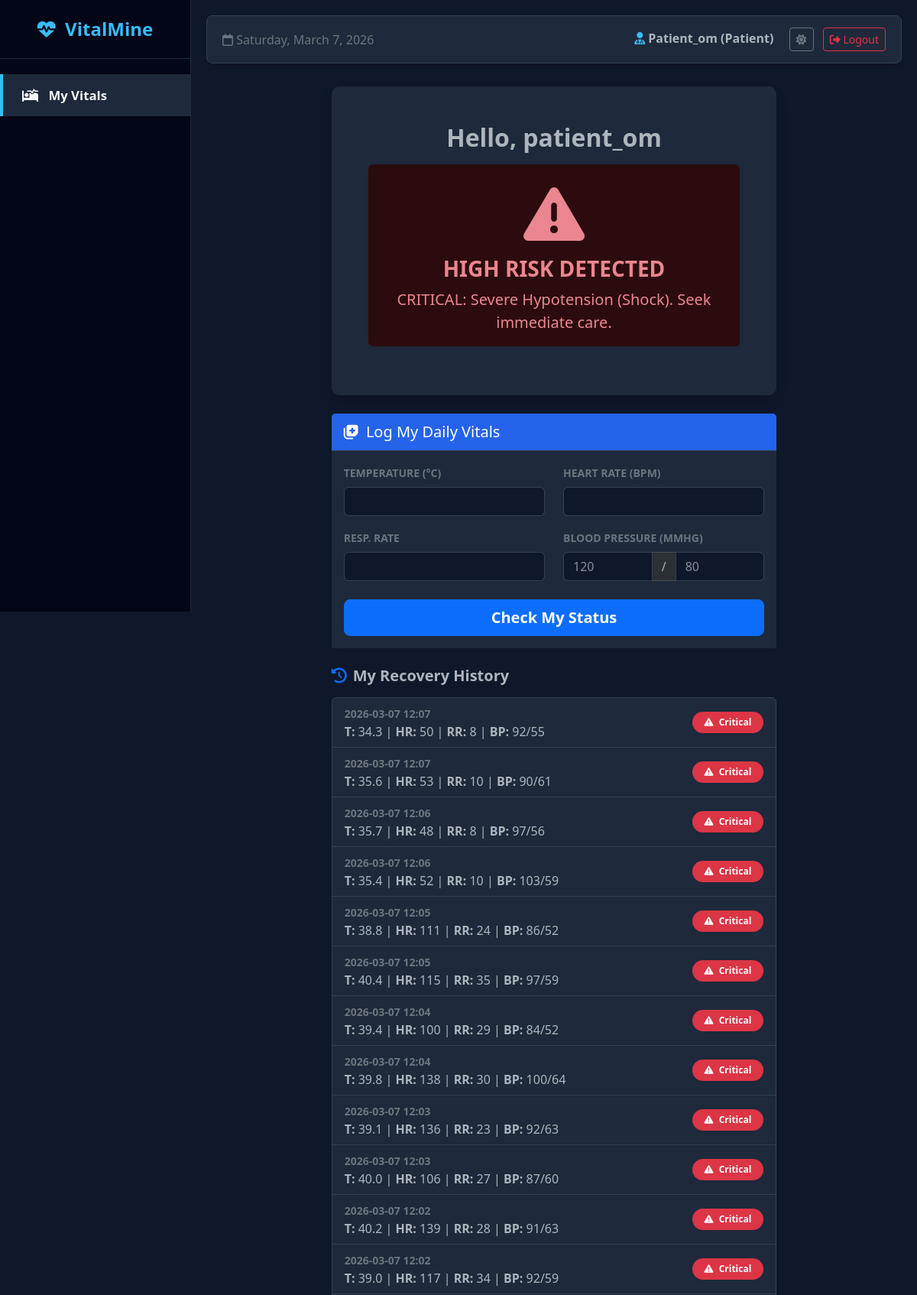
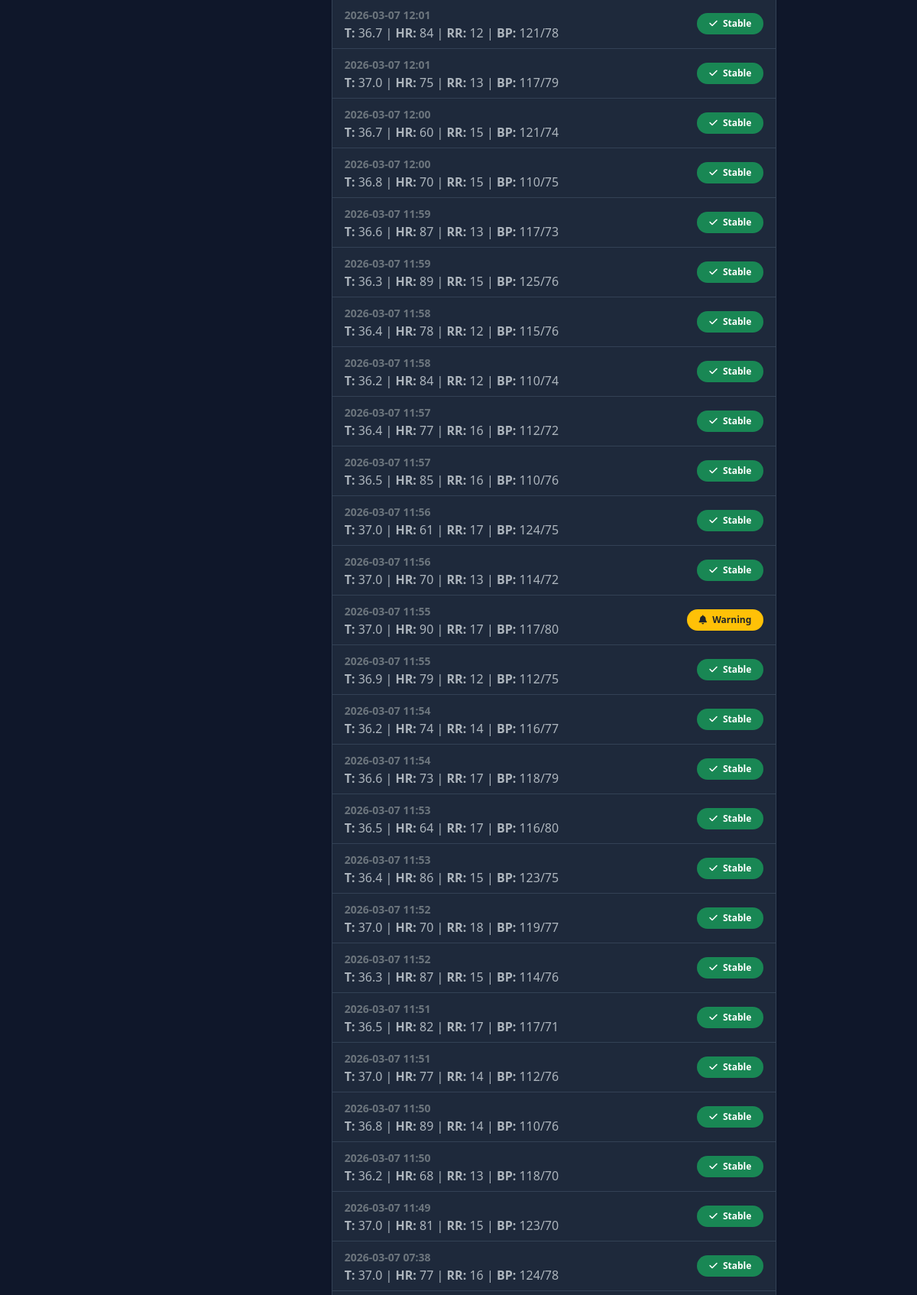
The page /patient_dashboard (signed in, upper part) on the database its author committed (2 pictures, top to bottom).
### models.py (models this page shows)
class User(UserMixin, db.Model):
    id = db.Column(db.Integer, primary_key=True)
    username = db.Column(db.String(100), unique=True, nullable=False)
    email = db.Column(db.String(120), unique=True, nullable=True)
    password = db.Column(db.String(100), nullable=False)
    role = db.Column(db.String(20), nullable=False, default="patient")
    age = db.Column(db.Integer, nullable=True)
    gender = db.Column(db.String(20), nullable=True)
    blood_group = db.Column(db.String(10), nullable=True)
    contact = db.Column(db.String(20), nullable=True)
    emp_id = db.Column(db.String(50), nullable=True)
    department = db.Column(db.String(50), nullable=True)
    entries = db.relationship("Entry", backref="author", lazy=True)

class Entry(db.Model):
    id = db.Column(db.Integer, primary_key=True)
    user_id = db.Column(db.Integer, db.ForeignKey("user.id"), nullable=True)
    name = db.Column(db.String(100), nullable=False)
    temp = db.Column(db.Float, nullable=False)
    hr = db.Column(db.Integer, nullable=False)
    rr = db.Column(db.Integer, nullable=False)
    sys_bp = db.Column(db.Integer, nullable=True)
    dia_bp = db.Column(db.Integer, nullable=True)
    status = db.Column(db.String(20), nullable=False)
    advice = db.Column(db.String(200), nullable=True)
    timestamp = db.Column(db.DateTime, default=datetime.utcnow)

### app.py (the view)
@app.route("/patient_dashboard")
@login_required
def patient_dashboard():
    if current_user.role != "patient":
        return redirect(url_for("home"))
    my_entries = (
        Entry.query.filter_by(user_id=current_user.id)
        .order_by(Entry.timestamp.desc())
        .all()
    )
    current_status = my_entries[0].status if my_entries else "Unknown"
    latest_advice = my_entries[0].advice if my_entries else "No data logged yet."
    return render_template(
        "patient_home.html",
        entries=my_entries,
        status=current_status,
        advice=latest_advice,
    )

### app.py (called while the page is built)
@login_manager.user_loader
def load_user(user_id):
    return db.session.get(User, int(user_id))

### templates/patient_home.html (shortened to what this page needs)
{% extends "base.html" %} {% block content %}
<div class="container mt-4">
  <div class="row mb-4">
    <div class="col-md-8 mx-auto">
      <div
        class="card shadow border-0"
        style="background-color: var(--vm-card-bg)"
      >
        <div class="card-body text-center p-5">
          <h2 class="text-body fw-bold">Hello, {{ current_user.username }}</h2>
          {% if status == 'High' or status == 'Critical' %}
          <div class="alert alert-danger mt-3 shadow-sm border-0">
            <h1 class="display-1">
              <i class="fa-solid fa-triangle-exclamation"></i>
            </h1>
            <h3 class="fw-bold">HIGH RISK DETECTED</h3>
            <p class="lead mb-0">{{ advice }}</p>
          </div>
          {% else %}
          <div class="alert alert-secondary mt-3 border-0">
            <h3 class="fw-bold">No Data Logged Today</h3>
            <p class="mb-0">Please log your vitals below.</p>
          </div>
          {% endif %}
        </div>
      </div>
    </div>
  </div>
  <div class="row">
    <div class="col-md-8 mx-auto">
      <div class="card shadow-sm border-0">
        <div
          class="card-header text-white border-0"
          style="background-color: #2563eb !important"
        >
          <h5 class="mb-0 py-1">
            <i class="fa-solid fa-notes-medical me-1"></i> Log My Daily Vitals
          </h5>
        </div>
        <div class="card-body" style="background-color: var(--vm-card-bg)">
          <form method="POST" action="/add_vitals">
            <div class="row">
              <div class="col-6 mb-3">
                <label
                  class="form-label fw-bold text-secondary small text-uppercase"
                  >Temperature (°C)</label
                >
                <input
                  type="number"
                  step="0.1"
                  name="temperature"
                  class="form-control"
                  required
                />
              </div>
              <div class="col-6 mb-3">
                <label
                  class="form-label fw-bold text-secondary small text-uppercase"
                  >Heart Rate (bpm)</label
                >
                <input
                  type="number"
                  name="heart_rate"
                  class="form-control"
                  required
                />
              </div>
            </div>
            <div class="row">
              <div class="col-6 mb-3">
                <label
                  class="form-label fw-bold text-secondary small text-uppercase"
                  >Resp. Rate</label
                >
                <input
                  type="number"
                  name="resp_rate"
                  class="form-control"
                  required
                />
              </div>
              <div class="col-6 mb-3">
                <label
                  class="form-label fw-bold text-secondary small text-uppercase"
                  >Blood Pressure (mmHg)</label
                >
                <div class="input-group">
                  <input
                    type="number"
                    name="sys_bp"
                    class="form-control"
                    placeholder="120"
                    required
                  />
                  <span class="input-group-text">/</span>
                  <input
                    type="number"
                    name="dia_bp"
                    class="form-control"
                    placeholder="80"
                    required
                  />
                </div>
              </div>
            </div>
            <button
              type="submit"
              class="btn btn-primary w-100 btn-lg fw-bold mt-2"
            >
              Check My Status
            </button>
          </form>
        </div>
      </div>
    </div>
  </div>
  <div class="row mt-4 mb-5">
    <div class="col-md-8 mx-auto">
      <h5 class="fw-bold text-body mb-3">
        <i class="fa-solid fa-clock-rotate-left me-2 text-primary"></i>My
        Recovery History
      </h5>
      <div class="list-group shadow-sm">
        {% for entry in entries %}
        <div
          class="list-group-item d-flex justify-content-between align-items-center"
          style="
            background-color: var(--vm-card-bg);
            border-color: var(--vm-card-border);
          "
        >
          <div>
            <small class="text-secondary fw-bold"
              >{{ entry.timestamp.strftime('%Y-%m-%d %H:%M') }}</small
            ><br />
            <span class="text-body">
              <strong>T:</strong> {{ entry.temp }} | <strong>HR:</strong> {{
              entry.hr }} | <strong>RR:</strong> {{ entry.rr }} |
              <strong>BP:</strong> {{ entry.sys_bp }}/{{ entry.dia_bp }}
            </span>
          </div>
          <div>
            {% if entry.status == 'High' or entry.status == 'Critical' %}
            <span
              class="badge bg-danger rounded-pill px-3 py-2"
              style="
                animation: pulse-red 1.5s infinite;
                box-shadow: 0 0 0 0 rgba(220, 53, 69, 0.7);
              "
              ><i class="fa-solid fa-triangle-exclamation me-1"></i>
              Critical</span
            >
            {% elif entry.status == 'Warning' %}
            <span class="badge bg-warning text-dark rounded-pill px-3 py-2"
              ><i class="fa-solid fa-bell me-1"></i> Warning</span
            >
            {% else %}
            <span class="badge bg-success rounded-pill px-3 py-2"
              ><i class="fa-solid fa-check me-1"></i> Stable</span
            >
            {% endif %}
          </div>
        </div>
        {% endfor %}
      </div>
    </div>
  </div>
</div>
{% endblock %}

### templates/base.html (shortened to what this page needs)
<!doctype html>
<html lang="en" data-bs-theme="dark">
  <head>
    <link
      href="https://cdn.jsdelivr.net/npm/bootstrap@5.3.0/dist/css/bootstrap.min.css"
      rel="stylesheet"
    />
    <link
      rel="stylesheet"
      href="https://cdnjs.cloudflare.com/ajax/libs/font-awesome/6.4.0/css/all.min.css"
    />
    <link
      rel="stylesheet"
      href="https://cdn.datatables.net/1.13.6/css/dataTables.bootstrap5.min.css"
    />
  </head>
  <body>
    {% if current_user.is_authenticated %}
    <div class="sidebar">
      <div class="brand"><i class="fa-solid fa-heart-pulse"></i> VitalMine</div>
      <ul class="nav flex-column mb-auto mt-2">
         {% if current_user.role == 'patient' %}
        <li class="nav-item mb-1">
          <a
            href="{{ url_for('patient_dashboard') }}"
            class="{% if request.path == '/patient_dashboard' %}active fw-bold{% endif %}"
          >
            <i class="fa-solid fa-bed-pulse"></i> My Vitals
          </a>
        </li>
        {% endif %}
      </ul>
    </div>
    {% endif %}
    <div
      class="main-content"
    >
      {% if current_user.is_authenticated %}
      <div class="top-navbar">
        <div class="text-secondary">
          <i class="fa-regular fa-calendar"></i> <span id="currentDate"></span>
        </div>
        <div>
          <span class="fw-bold me-3 text-body">
            <i
              class="fa-solid fa-user-doctor"
              style="color: var(--vm-accent)"
            ></i>
            {{ current_user.username | capitalize }} ({{ current_user.role |
            capitalize }})
          </span>
          <button
            id="theme-toggle"
            class="btn btn-sm btn-outline-secondary me-2"
          >
            <i id="theme-icon" class="fa-solid fa-moon"></i>
          </button>
          <a
            href="{{ url_for('logout') }}"
            class="btn btn-sm btn-outline-danger"
            ><i class="fa-solid fa-right-from-bracket"></i> Logout</a
          >
        </div>
      </div>
      {% endif %}  {% block content %}{% endblock %}
    </div>
  </body>
</html>

### templates/base.html (style rules this page uses)
:root { --vm-bg: #f4f7f6; --vm-sidebar-bg: #1d2b36; --vm-sidebar-border: #2c3e50; --vm-card-bg: #ffffff; --vm-card-border: #e3e6f0; --vm-text-main: #5a5c69; --vm-text-muted: #858796; --vm-topbar-bg: #ffffff; --vm-grid-line: #e9ecef; --vm-organ-base: #e9ecef; --vm-organ-stroke: #ced4da; --vm-accent: #4db8ff; }
[data-bs-theme="dark"] { --vm-bg: #0f172a; --vm-sidebar-bg: #020617; --vm-sidebar-border: #1e293b; --vm-card-bg: #1e293b; --vm-card-border: #334155; --vm-text-main: #e2e8f0; --vm-text-muted: #94a3b8; --vm-topbar-bg: #1e293b; --vm-grid-line: #1e293b; --vm-organ-base: #334155; --vm-organ-stroke: #475569; --vm-accent: #38bdf8; }
body { background-color: var(--vm-bg); font-family: "Segoe UI", Tahoma, Geneva, Verdana, sans-serif; overflow-x: hidden; color: var(--vm-text-main); transition: background-color 0.3s, color 0.3s; }
.sidebar { height: 100vh; width: 250px; position: fixed; top: 0; left: 0; background-color: var(--vm-sidebar-bg); padding-top: 20px; border-right: 1px solid var(--vm-sidebar-border); z-index: 1000; transition: background-color 0.3s; }
.sidebar .brand { font-size: 1.5rem; font-weight: bold; text-align: center; padding-bottom: 20px; border-bottom: 1px solid var(--vm-sidebar-border); margin-bottom: 20px; color: var(--vm-accent); }
.sidebar a { padding: 15px 25px; text-decoration: none; font-size: 1.05rem; color: #94a3b8; display: block; transition: 0.3s; }
.sidebar a:hover, .sidebar a.active { color: #f8fafc; background-color: var(--vm-sidebar-border); border-left: 4px solid var(--vm-accent); }
.sidebar i { margin-right: 10px; width: 20px; text-align: center; }
.main-content { margin-left: 250px; padding: 20px; min-height: 100vh; }
.top-navbar { background-color: var(--vm-topbar-bg); border-radius: 8px; padding: 15px 20px; border: 1px solid var(--vm-card-border); box-shadow: 0 4px 6px -1px rgba(0, 0, 0, 0.1); margin-bottom: 30px; display: flex; justify-content: space-between; align-items: center; transition: background-color 0.3s; }
.card { background-color: var(--vm-card-bg); border: 1px solid var(--vm-card-border); box-shadow: 0 4px 6px -1px rgba(0, 0, 0, 0.1); border-radius: 10px; transition: background-color 0.3s; }
.card-header { background-color: rgba(0, 0, 0, 0.05) !important; border-bottom: 1px solid var(--vm-card-border) !important; }
.form-control { background-color: var(--vm-bg); border: 1px solid var(--vm-card-border); color: var(--vm-text-main); }

### rows shown on the page
User: username "Patient_om", role "Patient", username "patient_om"
Entry: advice "CRITICAL: Severe Hypotension (Shock). Seek immediate care.", timestamp "2026-03-07 12:07", temp "34.3", hr "50", rr "8", sys_bp "92", dia_bp "55", status "Critical" (drawn)
Entry: timestamp "2026-03-07 12:07", temp "35.6", hr "53", rr "10", sys_bp "90", dia_bp "61", status "Critical" (drawn)
Entry: timestamp "2026-03-07 12:06", temp "35.7", hr "48", rr "8", sys_bp "97", dia_bp "56", status "Critical" (drawn)
Entry: timestamp "2026-03-07 12:06", temp "35.4", hr "52", rr "10", sys_bp "103", dia_bp "59", status "Critical" (drawn)
Entry: timestamp "2026-03-07 12:05", temp "38.8", hr "111", rr "24", sys_bp "86", dia_bp "52", status "Critical" (drawn)
Entry: timestamp "2026-03-07 12:05", temp "40.4", hr "115", rr "35", sys_bp "97", dia_bp "59", status "Critical" (drawn)
Entry: timestamp "2026-03-07 12:04", temp "39.4", hr "100", rr "29", sys_bp "84", dia_bp "52", status "Critical" (drawn)
Entry: timestamp "2026-03-07 12:04", temp "39.8", hr "138", rr "30", sys_bp "100", dia_bp "64", status "Critical" (drawn)
Entry: timestamp "2026-03-07 12:03", temp "39.1", hr "136", rr "23", sys_bp "92", dia_bp "63", status "Critical" (drawn)
Entry: timestamp "2026-03-07 12:03", temp "40.0", hr "106", rr "27", sys_bp "87", dia_bp "60", status "Critical" (drawn)
Entry: timestamp "2026-03-07 12:02", temp "40.2", hr "139", rr "28", sys_bp "91", dia_bp "63", status "Critical" (drawn)
Entry: timestamp "2026-03-07 12:02", temp "39.0", hr "117", rr "34", sys_bp "92", dia_bp "59", status "Critical" (drawn)
Entry: timestamp "2026-03-07 12:01", temp "36.7", hr "84", rr "12", sys_bp "121", dia_bp "78", status "Stable" (drawn)
Entry: timestamp "2026-03-07 12:01", temp "37.0", hr "75", rr "13", sys_bp "117", dia_bp "79", status "Stable" (drawn)
Entry: timestamp "2026-03-07 12:00", temp "36.7", hr "60", rr "15", sys_bp "121", dia_bp "74", status "Stable" (drawn)
Entry: timestamp "2026-03-07 12:00", temp "36.8", hr "70", rr "15", sys_bp "110", dia_bp "75", status "Stable" (drawn)
Entry: timestamp "2026-03-07 11:59", temp "36.6", hr "87", rr "13", sys_bp "117", dia_bp "73", status "Stable" (drawn)
Entry: timestamp "2026-03-07 11:59", temp "36.3", hr "89", rr "15", sys_bp "125", dia_bp "76", status "Stable" (drawn)
Entry: timestamp "2026-03-07 11:58", temp "36.4", hr "78", rr "12", sys_bp "115", dia_bp "76", status "Stable" (drawn)
Entry: timestamp "2026-03-07 11:58", temp "36.2", hr "84", rr "12", sys_bp "110", dia_bp "74", status "Stable" (drawn)
Entry: timestamp "2026-03-07 11:57", temp "36.4", hr "77", rr "16", sys_bp "112", dia_bp "72", status "Stable" (drawn)
Entry: timestamp "2026-03-07 11:57", temp "36.5", hr "85", rr "16", sys_bp "110", dia_bp "76", status "Stable" (drawn)
Entry: timestamp "2026-03-07 11:56", temp "37.0", hr "61", rr "17", sys_bp "124", dia_bp "75", status "Stable" (drawn)
Entry: timestamp "2026-03-07 11:56", temp "37.0", hr "70", rr "13", sys_bp "114", dia_bp "72", status "Stable" (drawn)
Entry: timestamp "2026-03-07 11:55", temp "37.0", hr "90", rr "17", sys_bp "117", dia_bp "80", status "Warning" (drawn)
Entry: timestamp "2026-03-07 11:55", temp "36.9", hr "79", rr "12", sys_bp "112", dia_bp "75", status "Stable" (drawn)
Entry: timestamp "2026-03-07 11:54", temp "36.2", hr "74", rr "14", sys_bp "116", dia_bp "77", status "Stable" (drawn)
Entry: timestamp "2026-03-07 11:54", temp "36.6", hr "73", rr "17", sys_bp "118", dia_bp "79", status "Stable" (drawn)
Entry: timestamp "2026-03-07 11:53", temp "36.5", hr "64", rr "17", sys_bp "116", dia_bp "80", status "Stable" (drawn)
Entry: timestamp "2026-03-07 11:53", temp "36.4", hr "86", rr "15", sys_bp "123", dia_bp "75", status "Stable" (drawn)
Entry: timestamp "2026-03-07 11:52", temp "37.0", hr "70", rr "18", sys_bp "119", dia_bp "77", status "Stable" (drawn)
Entry: timestamp "2026-03-07 11:52", temp "36.3", hr "87", rr "15", sys_bp "114", dia_bp "76", status "Stable" (drawn)
Entry: timestamp "2026-03-07 11:51", temp "36.5", hr "82", rr "17", sys_bp "117", dia_bp "71", status "Stable" (drawn)
Entry: timestamp "2026-03-07 11:51", temp "37.0", hr "77", rr "14", sys_bp "112", dia_bp "76", status "Stable" (drawn)
Entry: timestamp "2026-03-07 11:50", temp "36.8", hr "89", rr "14", sys_bp "110", dia_bp "76", status "Stable" (drawn)
Entry: timestamp "2026-03-07 11:50", temp "36.2", hr "68", rr "13", sys_bp "118", dia_bp "70", status "Stable" (drawn)
Entry: timestamp "2026-03-07 11:49", temp "37.0", hr "81", rr "15", sys_bp "123", dia_bp "70", status "Stable" (drawn)
Entry: timestamp "2026-03-07 07:38", temp "37.0", hr "77", rr "16", sys_bp "124", dia_bp "78", status "Stable" (drawn)
